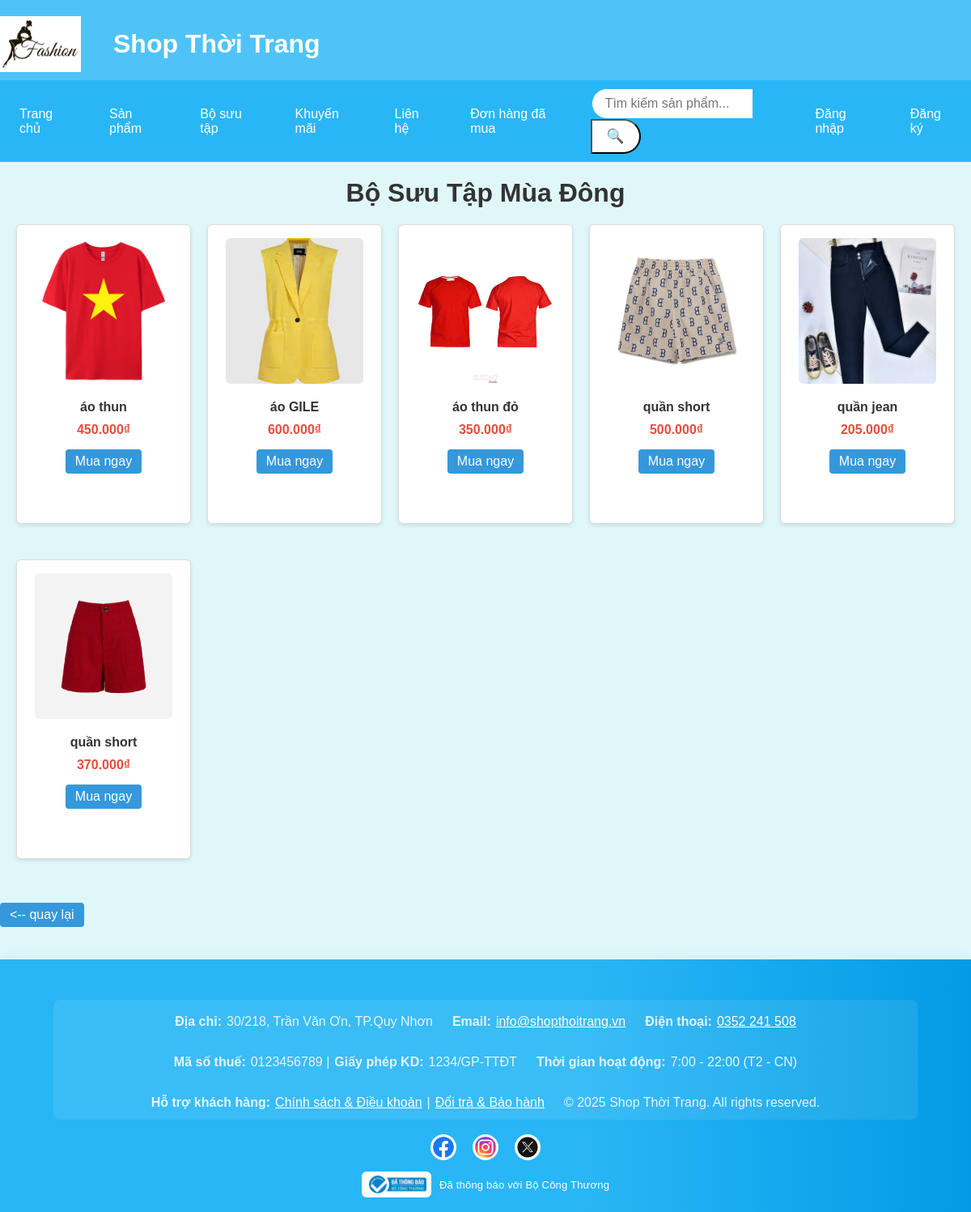
Page /bo_suu_tap_md.php on the committed database.
### tables this page shows
CREATE TABLE `bo_suu_tap_md` (
  `san_pham_id` varchar(50) NOT NULL,
  `anh` varchar(50) NOT NULL,
  `gia_san_pham_md` int(11) NOT NULL,
  `ten_san_pham` varchar(50) NOT NULL
);

### bo_suu_tap_md.php (the view, shortened to what this page needs)
<?php
require_once 'connect.php';
$conn->set_charset('utf8');
include 'header.php';
$sql    = "SELECT san_pham_id, anh, gia_san_pham_md, ten_san_pham FROM bo_suu_tap_md ORDER BY san_pham_id";
$result = $conn->query($sql);
?>
<!DOCTYPE html>
<html lang="vi">
<head>
    <link rel="stylesheet" href="style.css">
</head>
<body>
    <main>
        <h1 style="text-align:center; padding-top:20px;">Bộ Sưu Tập Mùa Đông</h1>
        <section class="product-section">
            <?php if ($result && $result->num_rows > 0): ?>
                <?php while ($row = $result->fetch_assoc()): ?>
                    <?php
                        $img = $row['anh'] ? str_replace('\\', '/', $row['anh']) : 'imagin/default.jpg';
                        $gia = number_format($row['gia_san_pham_md'], 0, ',', '.');
                    ?>
                    <div class="product-card">
                        <img src="<?php echo htmlspecialchars($img); ?>"
                             alt="<?php echo htmlspecialchars($row['san_pham_id']); ?>">
                        <h4><?php echo htmlspecialchars($row['ten_san_pham']); ?></h4>
                        <p><?php echo $gia; ?>₫</p>
                        <a class="buy-btn" href="mua_ngay.php?id=<?php echo urlencode($row['san_pham_id']); ?>">Mua ngay</a>
                    </div>
                <?php endwhile; ?>
            <?php else: ?>
                <p style="text-align:center;">Chưa có sản phẩm nào trong bộ sưu tập này.</p>
            <?php endif; ?>
        </section>
        <a class="buy-btn" href="bo_suu_tap.php"><-- quay lại </a>
    </main>
    <footer class="footer">
    <div class="footer-content">
        <div class="footer-info">
            <p><strong>Địa chỉ:</strong> 30/218, Trần Văn Ơn, TP.Quy Nhơn</p>
            <p><strong>Email:</strong> <a href="mailto:info@shopthoitrang.vn">info@shopthoitrang.vn</a></p>
            <p><strong>Điện thoại:</strong> <a href="tel:0123456789">0352 241 508</a></p>
            <p><strong>Mã số thuế:</strong> 0123456789 | <strong>Giấy phép KD:</strong> 1234/GP-TTĐT</p>
            <p><strong>Thời gian hoạt động:</strong> 7:00 - 22:00 (T2 - CN)</p>
            <p><strong>Hỗ trợ khách hàng:</strong> <a href="chinh_sach.php">Chính sách &amp; Điều khoản</a> | <a href="doi_tra.php">Đổi trả &amp; Bảo hành</a></p>
            <p>&copy; <?= date('Y') ?> Shop Thời Trang. All rights reserved.</p>
        </div>
        <div class="social-icons">
            <a href="https://www.facebook.com/minhthuan.le.923724"><img src="imagin/Facebook.webp" alt="Facebook"></a>
            <a href="https://www.instagram.com/minhthuan.le.923724"><img src="imagin/Insta.webp" alt="Instagram"></a>
            <a href="https://twitter.com/minhthuan_le"><img src="imagin/X.webp" alt="Twitter"></a>
        </div>
        <div class="certification" style="margin-top:10px;">
            <img src="imagin/bocongthuong.png" alt="Đã thông báo Bộ Công Thương" style="height:32px;">
            <span style="font-size:13px;color: white;">Đã thông báo với Bộ Công Thương</span>
        </div>
    </div>
</footer>
</body>
</html>

### style.css (style rules this page uses)
* { margin: 0; padding: 0; box-sizing: border-box; }
body { font-family: Arial, sans-serif; background: #E0F7FA; color: #333; min-height: 100vh; }
.product-card { display: flex; flex-direction: column; align-items: center; justify-content: flex-start; width: 220px; background: #fff; padding: 16px 10px 18px 10px; border-radius: 8px; text-align: center; box-shadow: 0 2px 12px rgba(41,182,246,0.08); margin-bottom: 24px; transition: box-shadow 0.3s, transform 0.2s; position: relative; min-height: 370px; }
.product-card img { width: 90%; max-width: 170px; max-height: 200px; object-fit: cover; border-radius: 6px; margin-bottom: 10px; background: #f5fafd; }
.footer { background: linear-gradient(90deg, #29B6F6 60%, #039BE5 100%); color: #fff; text-align: center; padding: 32px 0 18px 0; margin-top: 40px; box-shadow: 0 -2px 16px rgba(41,182,246,0.10); font-size: 1em; position: relative; }
.footer-content { max-width: 1100px; margin: 0 auto; padding: 0 16px; }
.footer-info { margin: 18px 0 12px 0; display: flex; flex-wrap: wrap; justify-content: center; align-items: flex-start; gap: 32px 24px; background: rgba(255,255,255,0.08); border-radius: 8px; padding: 18px 28px 12px 28px; box-shadow: 0 2px 8px rgba(41,182,246,0.08); text-align: left; }
.footer-info p { margin: 0; color: #e3f6fd; font-size: 1em; min-width: 180px; white-space: nowrap; display: flex; align-items: center; gap: 6px; }
.footer-info a { color: #fff; text-decoration: underline; transition: color 0.2s; }
.footer .social-icons { margin: 18px 0 8px 0; }
.footer .social-icons a { margin: 0 8px; display: inline-block; transition: transform 0.2s; }
.footer .social-icons img { width: 32px; height: 32px; border-radius: 50%; background: #fff; padding: 3px; box-shadow: 0 2px 8px rgba(41,182,246,0.10); transition: box-shadow 0.2s; }
.certification { margin-top: 12px; display: flex; align-items: center; justify-content: center; gap: 10px; }
.certification img { height: 32px; background: #fff; border-radius: 6px; padding: 2px 6px; box-shadow: 0 2px 8px rgba(41,182,246,0.10); }
.certification span { font-size: 13px; color: #e0e0e0; letter-spacing: 0.2px; }

### bo_suu_tap_md.php (style rules this page uses)
.product-section { display: grid; grid-template-columns: repeat(auto-fit, minmax(180px, 1fr)); gap: 20px; padding: 20px; }
.product-card { border: 1px solid #ddd; border-radius: 6px; overflow: hidden; text-align: center; box-shadow: 0 2px 5px rgba(0,0,0,0.1); width: 100%; padding-bottom: 10px; }
.product-card img { width:100% ; height: 180px; object-fit: cover; display: block; }
.product-card h4 { margin: 10px 0 5px; font-size: 1em; }
.product-card p { margin: 5px 0; font-weight: bold; color: #e74c3c; }
.buy-btn { margin-top: 10px; display: inline-block; padding: 6px 12px; background-color: #3498db; color: white; text-decoration: none; border-radius: 4px; }

### rows in the picture
bo_suu_tap_md: shows a picture, ten_san_pham "áo thun", gia_san_pham_md "450.000"
bo_suu_tap_md: shows a picture, ten_san_pham "áo GILE", gia_san_pham_md "600.000"
bo_suu_tap_md: shows a picture, ten_san_pham "áo thun đỏ", gia_san_pham_md "350.000"
bo_suu_tap_md: shows a picture, ten_san_pham "quần short", gia_san_pham_md "500.000"
bo_suu_tap_md: shows a picture, ten_san_pham "quần jean", gia_san_pham_md "205.000"
bo_suu_tap_md: shows a picture, ten_san_pham "quần short", gia_san_pham_md "370.000"
